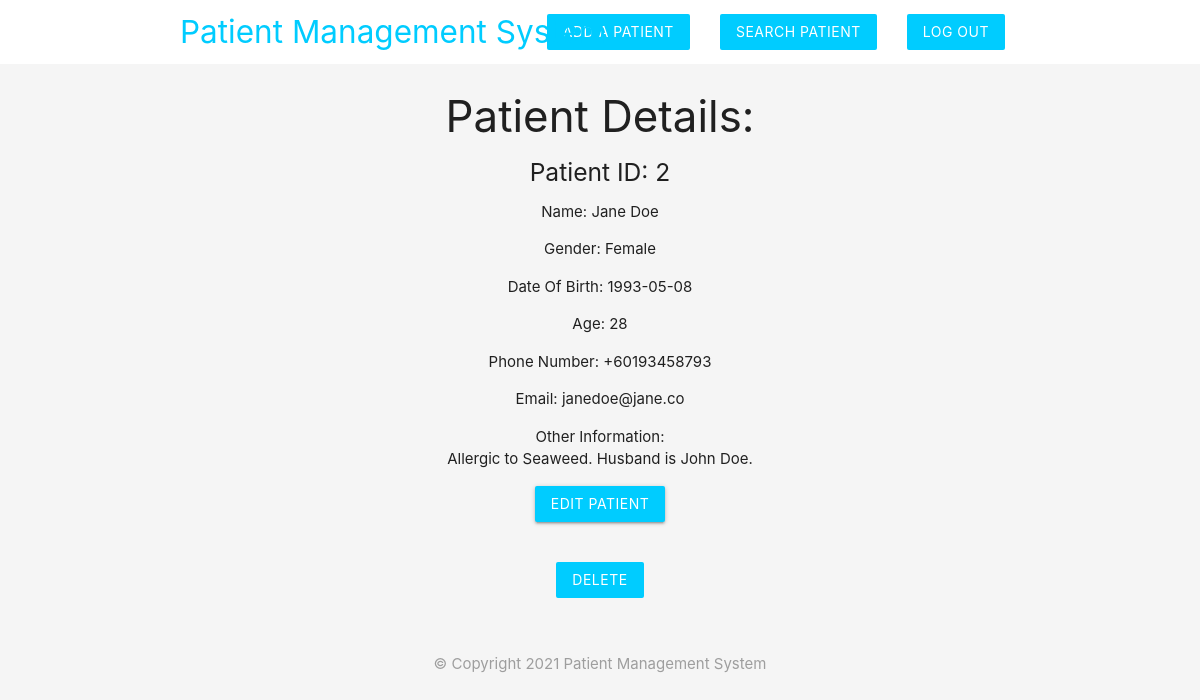
Page /details.php?id=2 (signed in) on the committed database.
### tables this page shows
CREATE TABLE `patients` (
  `id` int(11) NOT NULL,
  `name` varchar(255) NOT NULL,
  `gender` varchar(255) NOT NULL,
  `dob` date NOT NULL,
  `age` int(255) NOT NULL,
  `phone` varchar(255) NOT NULL,
  `email` varchar(255) NOT NULL,
  `others` varchar(2000) NOT NULL,
  `created_at` timestamp NOT NULL DEFAULT CURRENT_TIMESTAMP
);

### details.php (the view, shortened to what this page needs)
<?php
include('config/db_connect.php');
if (isset($_GET['id'])) {
  $id = mysqli_real_escape_string($conn, $_GET['id']);
  $sql = "SELECT * FROM patients WHERE id = $id";
  $result = mysqli_query($conn, $sql);
  $patient = mysqli_fetch_assoc($result);
}
?>
<!DOCTYPE html>
<body>
  <?php include('templates/header.php'); ?>
  <?php if ($_SESSION['username'] == 'admin' && $_SESSION['loggedIn'] == true) { ?>
    <div class="container center">
      <?php if ($patient) : ?>
        <h3>Patient Details:</h4>
          <h5>Patient ID: <?php echo htmlspecialchars($patient['id']); ?></h5>
          <p>Name: <?php echo htmlspecialchars($patient['name']); ?></p>
          <p>Gender: <?php echo htmlspecialchars($patient['gender']); ?></p>
          <p>Date Of Birth: <?php echo htmlspecialchars($patient['dob']); ?></p>
          <p>Age: <?php echo htmlspecialchars($patient['age']); ?></p>
          <p>Phone Number: <?php echo htmlspecialchars($patient['phone']); ?></p>
          <p>Email: <?php echo htmlspecialchars($patient['email']); ?></p>
          <p>Other Information: <br><?php echo htmlspecialchars($patient['others']); ?></p>
          <ul id="nav-mobile" class="hide-on-small-and-down">
            <a href="edit.php?id=<?php echo $patient['id'] ?>" class="btn brand">Edit Patient</a>
          </ul>
          <form action="details.php" method="POST">
            <input type="submit" name="delete" value="Delete" class="btn brand z-depth-0">
          </form>
        <?php else : ?>
          <h5>No such patient exsists !</h5>
        <?php endif; ?>
    </div>
  <?php } else { ?>
    <h4 class="center grey-text">Please Log In to view Patient details</h4>
  <?php } ?>
  <?php include('templates/footer.php'); ?>
</body>
</html>

### templates/header.php (style rules this page uses)
.brand { background: #00ccff !important; }
form { max-width: 460px; margin: 20px auto; padding: 20px; }

### rows in the picture
patients: id "2", name "Jane Doe", gender "Female", dob "1993-05-08", age "28", phone "+60193458793", email "janedoe@jane.co", others "Allergic to Seaweed. Husband is John Doe."
